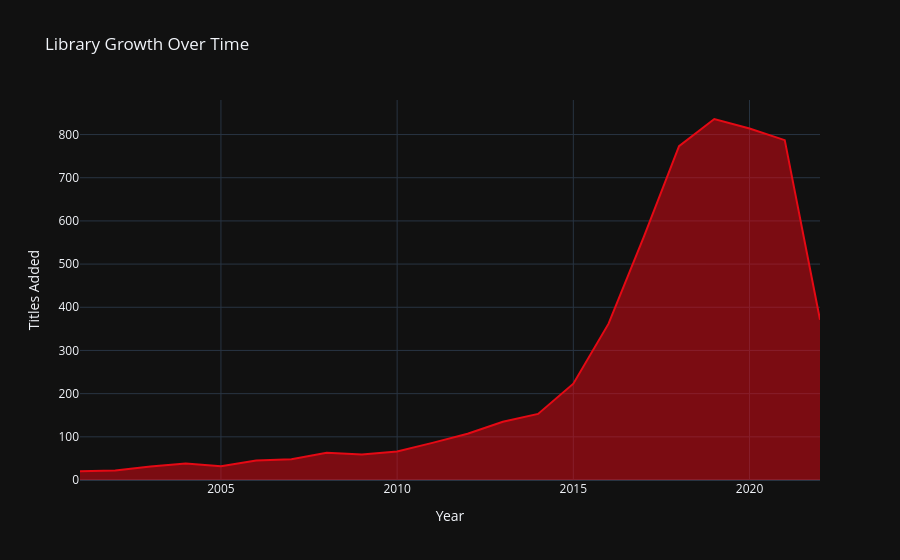

Source (notebook cell):
### Markdown cell above
## 5. Acquisition Trends

How fast is the Netflix library growing?

### Code cell
trend_df = df.groupby('year_added').size().reset_index(name='count')
trend_df = trend_df[trend_df['year_added'] > 2000] # Focus on modern era
trend_df.columns = ['Year', 'Titles Added']

fig_trend = px.area(
    trend_df, 
    x='Year', 
    y='Titles Added', 
    title="Library Growth Over Time",
    color_discrete_sequence=['#E50914']
)
fig_trend.show()

### Figure 1 — Plotly figure (JSON) as saved in the notebook; plotly's stock layout.template omitted (floating-point values rounded to 4 significant figures)
{"data": [{"fillpattern": {"shape": ""}, "hovertemplate": "Year=%{x}<br>Titles Added=%{y}<extra></extra>", "legendgroup": "", "line": {"color": "#E50914"}, "marker": {"symbol": "circle"}, "mode": "lines", "name": "", "orientation": "v", "showlegend": false, "stackgroup": "1", "type": "scatter", "x": [2001, 2002, 2003, 2004, 2005, 2006, 2007, 2008, 2009, 2010, 2011, 2012, 2013, 2014, 2015, 2016, 2017, 2018, 2019, 2020, 2021, 2022], "xaxis": "x", "y": [20, 22, 31, 38, 32, 45, 48, 63, 59, 66, 86, 107, 135, 153, 223, 362, 563, 773, 836, 814, 787, 371], "yaxis": "y"}], "layout": {"legend": {"tracegroupgap": 0}, "title": {"text": "Library Growth Over Time"}, "xaxis": {"anchor": "y", "domain": [0, 1], "title": {"text": "Year"}}, "yaxis": {"anchor": "x", "domain": [0, 1], "title": {"text": "Titles Added"}}}}
